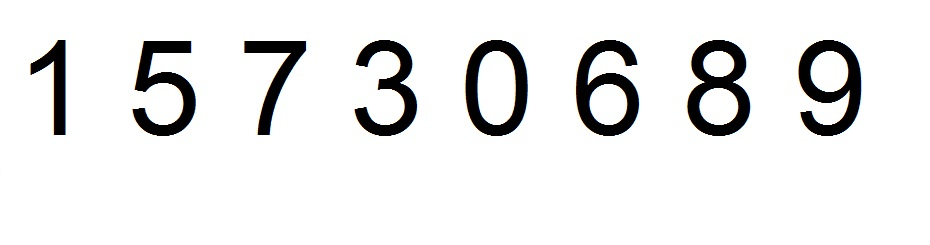
#> input picture image.jpg, 930 x 245 px
$ python newKekman.py
#> lines starting #> are read from the running program, lines starting #| are printed output that depends on the picture
from PIL import Image, ImageDraw


image = Image.open('image.jpg')  # Открываем изображение
#> image is the input picture: PIL image 930x245 RGB; mean R, G, B 233.5, 233.5, 233.4
draw = ImageDraw.Draw(image)  # Создаем инструмент для рисования
width = image.size[0]  # Определяем ширину
#> width = 930
height = image.size[1]
#> height = 245
pix = image.load()

for x in range(width):
    for y in range(height):
       r = pix[x, y][0] #узнаём значение красного цвета пикселя
       g = pix[x, y][1] #зелёного
       b = pix[x, y][2] #синего
       sr = (r + g + b) // 3 #среднее значение
       draw.point((x, y), (sr, sr, sr))

for x in range(width):
    for y in range(height):
        r = pix[x, y][0]
        g = pix[x, y][1]
        b = pix[x, y][2]
        if r > 100:
            r = 255
            draw.point((x, y), (r, g, b))
        if g > 100:
            g = 255
            draw.point((x, y), (r, g, b))
        if b > 100:
            b = 255
            draw.point((x, y), (r, g, b))


image.save("result.jpg", "JPEG")
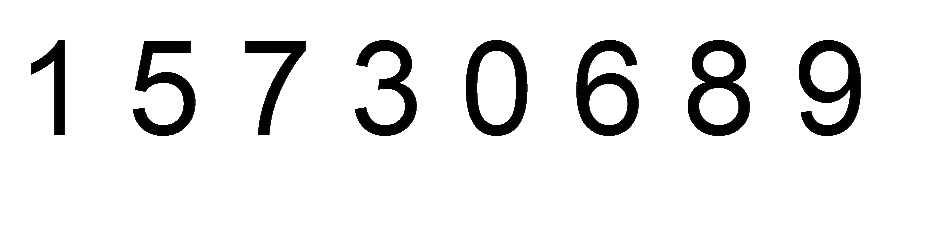
#> saved as result.jpg: PIL image 930x245 RGB; min 0, max 255, mean 234.2

$ run again, with hello_world.PNG saved as image.jpg
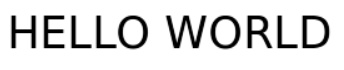
#> input picture hello_world.PNG, 344 x 70 px
#> image is the input picture: PIL image 344x70 RGB; min 0, max 255, mean 220.4
#> `image.save("result.jpg", "JPEG")`:
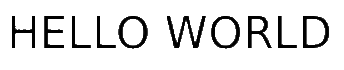
#> saved as result.jpg: PIL image 344x70 RGB; min 0, max 255, mean 227.2
